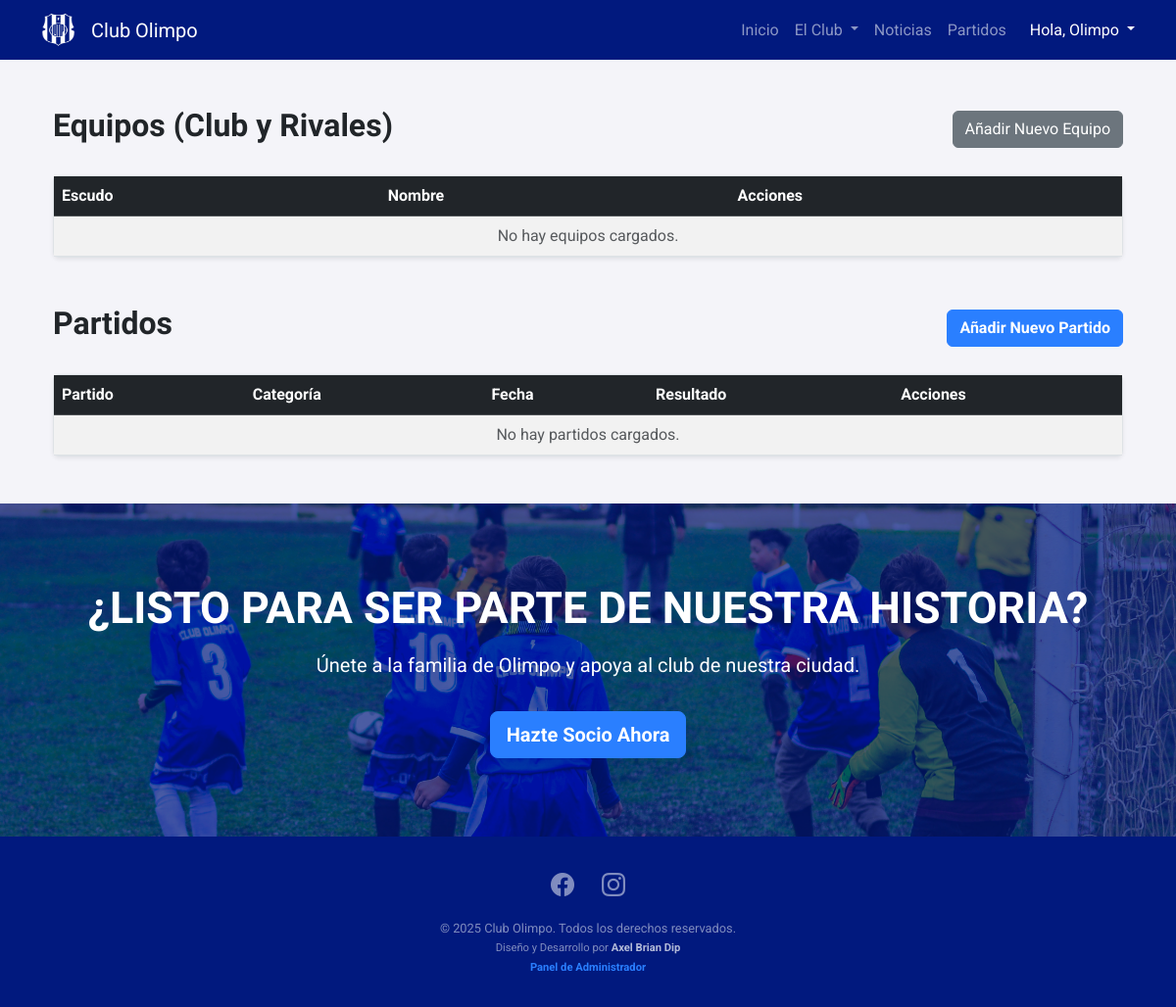
/dashboard/fixtures/ (signed in), run on an earlier commit of the app's database.
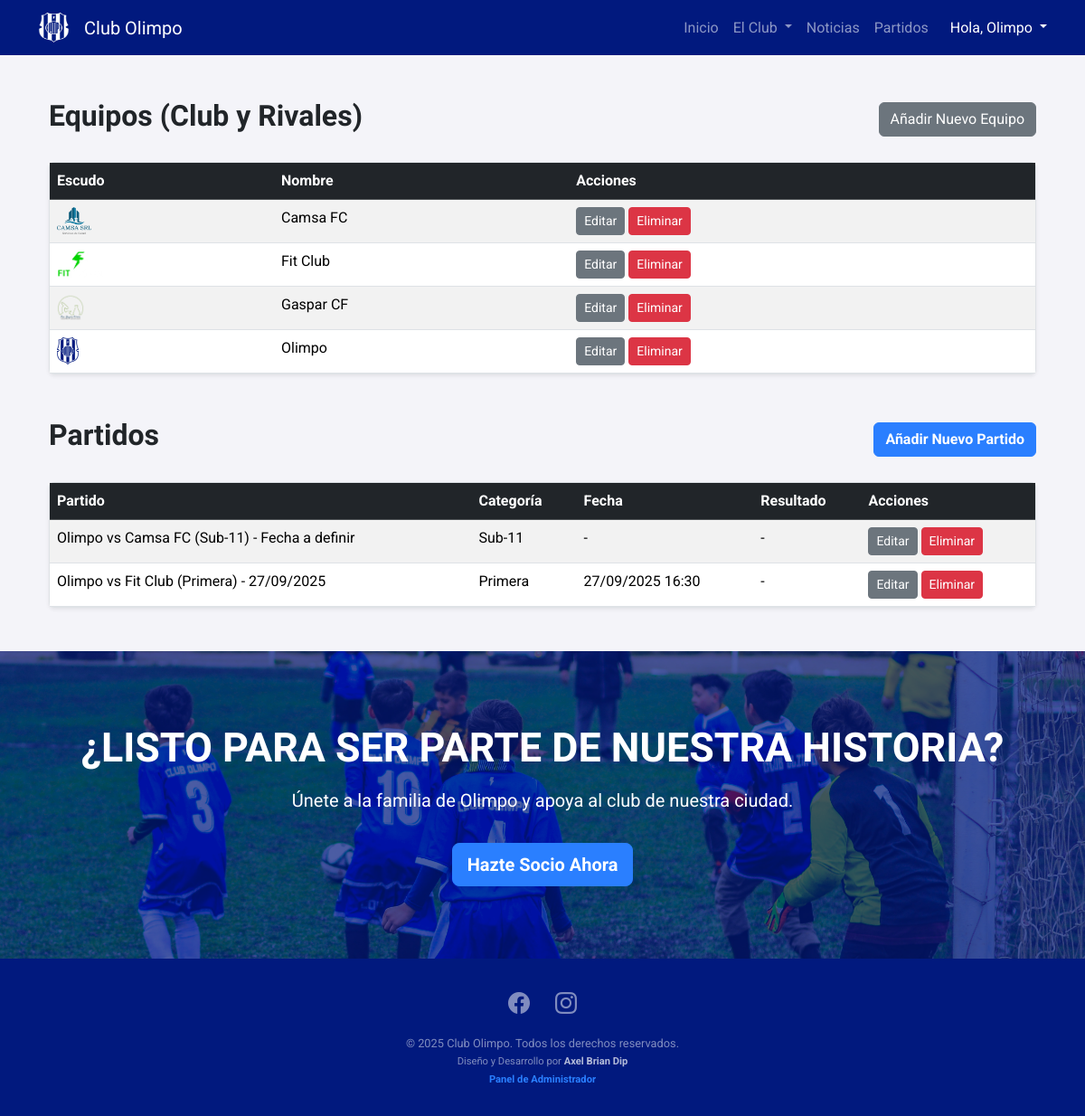
And on a later commit of the database.
### fixtures/models.py (models this page shows)
class Team(models.Model):
    name = models.CharField("Nombre del Equipo", max_length=150, unique=True)
    shield_image = models.ImageField("Escudo", upload_to='team_shields/', blank=True, null=True)
    class Meta:
        verbose_name = "Equipo"
        verbose_name_plural = "Equipos"
        ordering = ['name']
    def __str__(self):
        return self.name

class Fixture(models.Model):
    home_team = models.ForeignKey(Team, on_delete=models.CASCADE, related_name="home_fixtures", verbose_name="Equipo Local")
    away_team = models.ForeignKey(Team, on_delete=models.CASCADE, related_name="away_fixtures", verbose_name="Equipo Visitante")
    home_score = models.PositiveIntegerField("Goles Local", null=True, blank=True)
    away_score = models.PositiveIntegerField("Goles Visitante", null=True, blank=True)
    match_datetime = models.DateTimeField("Fecha y Hora del Partido", null=True, blank=True)
    venue = models.CharField("Estadio o Lugar", max_length=150, blank=True)
    league_name = models.CharField("Nombre de la Liga", max_length=150, blank=True)
    tournament_name = models.CharField("Nombre del Torneo", max_length=150, blank=True)
    stage = models.CharField("Etapa del Torneo", max_length=100, blank=True)
    category = models.ForeignKey(Category, on_delete=models.CASCADE, related_name="fixtures", verbose_name="Categoría del Club")
    display_order = models.PositiveIntegerField("Orden", default=0, help_text="Menor número aparece primero")
    is_featured = models.BooleanField(
        "Destacado en Inicio",
        default=False,
        help_text="Marcar para que este partido aparezca en la página de inicio."
    )
    class Meta:
        verbose_name = "Partido"
        verbose_name_plural = "Partidos"
        ordering = ['display_order', 'match_datetime']
    def __str__(self):
        date_str = self.match_datetime.strftime('%d/%m/%Y') if self.match_datetime else 'Fecha a definir'
        return f"{self.home_team} vs {self.away_team} ({self.category.name}) - {date_str}"

### members/models.py (models this page shows, shortened)
class Category(models.Model):
    name = models.CharField("Nombre", max_length=100, unique=True)
    order = models.PositiveIntegerField("Orden", default=0, help_text="Menor número aparece primero")
    class Meta:
        verbose_name = "Categoría"
        verbose_name_plural = "Categorías"
        ordering = ['order', 'name']

### dashboard/views.py (the view)
# urls.py: path('fixtures/', views.fixture_list_view, name='dashboard_fixture_list'),
@user_passes_test(is_superuser)
def fixture_list_view(request):
    fixtures = Fixture.objects.all().order_by('display_order', 'match_datetime')
    teams = Team.objects.all()
    context = {'fixtures': fixtures, 'teams': teams}
    return render(request, 'dashboard/fixture_list.html', context)

### dashboard/views.py (called while the page is built)
def is_superuser(user):
    return user.is_superuser

### dashboard/templates/dashboard/fixture_list.html (shortened to what this page needs)
{% extends 'base.html' %}
{% block content %}
<div class="container my-5">
    <div class="d-flex justify-content-between align-items-center mb-4">
        <h2>Equipos (Club y Rivales)</h2>
        <a href="{% url 'dashboard_team_add' %}" class="btn btn-secondary">Añadir Nuevo Equipo</a>
    </div>
    <div class="card shadow-sm mb-5"><div class="table-responsive"><table class="table table-striped table-hover mb-0">
        <thead class="table-dark"><tr><th>Escudo</th><th>Nombre</th><th>Acciones</th></tr></thead>
        <tbody>
            {% for team in teams %}
                <tr>
                    <td>{% if team.shield_image %}<img src="{{ team.shield_image.url }}" height="30" alt="{{ team.name }}">{% endif %}</td>
                    <td>{{ team.name }}</td>
                    <td>
                        <a href="{% url 'dashboard_team_update' team.pk %}" class="btn btn-sm btn-secondary">Editar</a>
                        <a href="{% url 'dashboard_team_delete' team.pk %}" class="btn btn-sm btn-danger">Eliminar</a>
                    </td>
                </tr>
            {% empty %}
                <tr><td colspan="3" class="text-center text-muted">No hay equipos cargados.</td></tr>
            {% endfor %}
        </tbody>
    </table></div></div>
    <div class="d-flex justify-content-between align-items-center mb-4">
        <h2>Partidos</h2>
        <a href="{% url 'dashboard_fixture_add' %}" class="btn btn-primary">Añadir Nuevo Partido</a>
    </div>
    <div class="card shadow-sm"><div class="table-responsive"><table class="table table-striped table-hover mb-0">
        <thead class="table-dark"><tr><th>Partido</th><th>Categoría</th><th>Fecha</th><th>Resultado</th><th>Acciones</th></tr></thead>
        <tbody>
            {% for fixture in fixtures %}
                <tr>
                    <td>{{ fixture }}</td>
                    <td>{{ fixture.category.name }}</td>
                    <td>{{ fixture.match_datetime|date:"d/m/Y H:i"|default:"-" }}</td>
                    <td>{% if fixture.home_score is not None %}{{ fixture.home_score }} - {{ fixture.away_score }}{% else %}-{% endif %}</td>
                    <td>
                        <a href="{% url 'dashboard_fixture_update' fixture.pk %}" class="btn btn-sm btn-secondary">Editar</a>
                        <a href="{% url 'dashboard_fixture_delete' fixture.pk %}" class="btn btn-sm btn-danger">Eliminar</a>
                    </td>
                </tr>
            {% empty %}
                <tr><td colspan="5" class="text-center text-muted">No hay partidos cargados.</td></tr>
            {% endfor %}
        </tbody>
    </table></div></div>
</div>
{% endblock %}

What changed in the data, as far as the page shows it:
added Team: shield_image (picture), name "Camsa FC"
added Team: shield_image (picture), name "Fit Club"
added Team: shield_image (picture), name "Gaspar CF"
added Team: shield_image (picture), name "Olimpo"
added Fixture: match_datetime+home_team+away_team "Olimpo vs Camsa FC (Sub-11) - Fecha a definir", category.name "Sub-11", match_datetime "-"
added Fixture: match_datetime+home_team+away_team "Olimpo vs Fit Club (Primera) - 27/09/2025", category.name "Primera", match_datetime "27/09/2025 16:30"
Also different on the page:
text no longer shown: "No hay equipos cargados. No hay partidos cargados."
